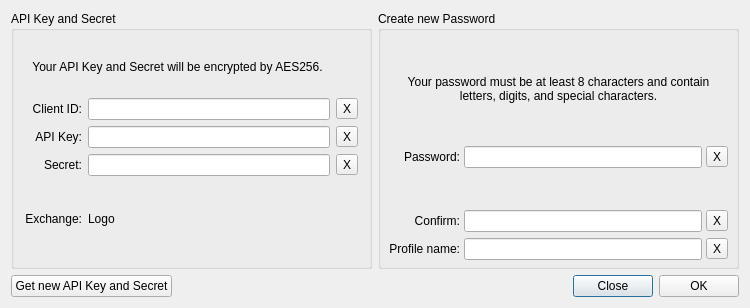
<?xml version="1.0" encoding="UTF-8"?>
<ui version="4.0">
 <class>NewPasswordDialog</class>
 <widget class="QDialog" name="NewPasswordDialog">
  <property name="geometry">
   <rect>
    <x>0</x>
    <y>0</y>
    <width>750</width>
    <height>308</height>
   </rect>
  </property>
  <property name="sizePolicy">
   <sizepolicy hsizetype="Preferred" vsizetype="Maximum">
    <horstretch>0</horstretch>
    <verstretch>0</verstretch>
   </sizepolicy>
  </property>
  <property name="minimumSize">
   <size>
    <width>670</width>
    <height>200</height>
   </size>
  </property>
  <property name="windowTitle">
   <string>TidexTrader</string>
  </property>
  <layout class="QGridLayout" name="gridLayout_4">
   <item row="0" column="0">
    <widget class="QGroupBox" name="groupBoxApiKeyAndSecret">
     <property name="enabled">
      <bool>true</bool>
     </property>
     <property name="sizePolicy">
      <sizepolicy hsizetype="Expanding" vsizetype="Preferred">
       <horstretch>0</horstretch>
       <verstretch>0</verstretch>
      </sizepolicy>
     </property>
     <property name="minimumSize">
      <size>
       <width>320</width>
       <height>0</height>
      </size>
     </property>
     <property name="accessibleName">
      <string>TR00097</string>
     </property>
     <property name="title">
      <string>API Key and Secret</string>
     </property>
     <layout class="QGridLayout" name="gridLayout_2">
      <item row="2" column="0">
       <widget class="QLabel" name="label_2">
        <property name="sizePolicy">
         <sizepolicy hsizetype="Preferred" vsizetype="Preferred">
          <horstretch>0</horstretch>
          <verstretch>0</verstretch>
         </sizepolicy>
        </property>
        <property name="accessibleName">
         <string>TR00101</string>
        </property>
        <property name="text">
         <string>API Key:</string>
        </property>
        <property name="alignment">
         <set>Qt::AlignRight|Qt::AlignTrailing|Qt::AlignVCenter</set>
        </property>
        <property name="buddy">
         <cstring>restKeyLine</cstring>
        </property>
       </widget>
      </item>
      <item row="3" column="1">
       <widget class="QLineEdit" name="restSignLine">
        <property name="echoMode">
         <enum>QLineEdit::Password</enum>
        </property>
       </widget>
      </item>
      <item row="0" column="0" colspan="2">
       <widget class="QLabel" name="label_4">
        <property name="sizePolicy">
         <sizepolicy hsizetype="Expanding" vsizetype="Maximum">
          <horstretch>0</horstretch>
          <verstretch>0</verstretch>
         </sizepolicy>
        </property>
        <property name="minimumSize">
         <size>
          <width>0</width>
          <height>50</height>
         </size>
        </property>
        <property name="accessibleName">
         <string>TR00111</string>
        </property>
        <property name="text">
         <string>Your API Key and Secret will be encrypted by AES256.</string>
        </property>
        <property name="alignment">
         <set>Qt::AlignCenter</set>
        </property>
        <property name="wordWrap">
         <bool>true</bool>
        </property>
        <property name="buddy">
         <cstring>restKeyLine</cstring>
        </property>
       </widget>
      </item>
      <item row="2" column="2">
       <widget class="QToolButton" name="clearRestKey">
        <property name="text">
         <string>X</string>
        </property>
       </widget>
      </item>
      <item row="3" column="0">
       <widget class="QLabel" name="label_3">
        <property name="sizePolicy">
         <sizepolicy hsizetype="Preferred" vsizetype="Preferred">
          <horstretch>0</horstretch>
          <verstretch>0</verstretch>
         </sizepolicy>
        </property>
        <property name="accessibleName">
         <string>TR00102</string>
        </property>
        <property name="text">
         <string>Secret:</string>
        </property>
        <property name="alignment">
         <set>Qt::AlignRight|Qt::AlignTrailing|Qt::AlignVCenter</set>
        </property>
        <property name="buddy">
         <cstring>restSignLine</cstring>
        </property>
       </widget>
      </item>
      <item row="2" column="1">
       <widget class="QLineEdit" name="restKeyLine">
        <property name="echoMode">
         <enum>QLineEdit::Password</enum>
        </property>
       </widget>
      </item>
      <item row="3" column="2">
       <widget class="QToolButton" name="clearRestSign">
        <property name="text">
         <string>X</string>
        </property>
       </widget>
      </item>
      <item row="1" column="0">
       <widget class="QLabel" name="labelClientID">
        <property name="sizePolicy">
         <sizepolicy hsizetype="Preferred" vsizetype="Preferred">
          <horstretch>0</horstretch>
          <verstretch>0</verstretch>
         </sizepolicy>
        </property>
        <property name="accessibleName">
         <string>CLIENT_ID</string>
        </property>
        <property name="text">
         <string>Client ID:</string>
        </property>
        <property name="alignment">
         <set>Qt::AlignRight|Qt::AlignTrailing|Qt::AlignVCenter</set>
        </property>
        <property name="buddy">
         <cstring>restKeyLine</cstring>
        </property>
       </widget>
      </item>
      <item row="1" column="2">
       <widget class="QToolButton" name="clearClientIdLine">
        <property name="text">
         <string>X</string>
        </property>
       </widget>
      </item>
      <item row="4" column="0">
       <widget class="QLabel" name="exchangeLabel">
        <property name="sizePolicy">
         <sizepolicy hsizetype="Preferred" vsizetype="Preferred">
          <horstretch>0</horstretch>
          <verstretch>0</verstretch>
         </sizepolicy>
        </property>
        <property name="accessibleName">
         <string>EXCHANGE</string>
        </property>
        <property name="text">
         <string>Exchange:</string>
        </property>
        <property name="alignment">
         <set>Qt::AlignRight|Qt::AlignTrailing|Qt::AlignVCenter</set>
        </property>
        <property name="buddy">
         <cstring>restSignLine</cstring>
        </property>
       </widget>
      </item>
      <item row="1" column="1">
       <widget class="QLineEdit" name="clientIdLine">
        <property name="maxLength">
         <number>20</number>
        </property>
        <property name="echoMode">
         <enum>QLineEdit::Normal</enum>
        </property>
       </widget>
      </item>
      <item row="4" column="1">
       <widget class="QLabel" name="exchangeLogoLabel">
        <property name="text">
         <string>Logo</string>
        </property>
       </widget>
      </item>
     </layout>
    </widget>
   </item>
   <item row="0" column="1">
    <widget class="QGroupBox" name="groupBox">
     <property name="sizePolicy">
      <sizepolicy hsizetype="Expanding" vsizetype="Preferred">
       <horstretch>0</horstretch>
       <verstretch>0</verstretch>
      </sizepolicy>
     </property>
     <property name="minimumSize">
      <size>
       <width>320</width>
       <height>0</height>
      </size>
     </property>
     <property name="accessibleName">
      <string>TR00098</string>
     </property>
     <property name="title">
      <string>Create new Password</string>
     </property>
     <layout class="QGridLayout" name="gridLayout">
      <property name="leftMargin">
       <number>8</number>
      </property>
      <property name="topMargin">
       <number>6</number>
      </property>
      <property name="rightMargin">
       <number>8</number>
      </property>
      <property name="bottomMargin">
       <number>6</number>
      </property>
      <property name="horizontalSpacing">
       <number>4</number>
      </property>
      <property name="verticalSpacing">
       <number>6</number>
      </property>
      <item row="6" column="0">
       <widget class="QLabel" name="confirmLabel">
        <property name="accessibleName">
         <string>TR00104</string>
        </property>
        <property name="text">
         <string>Confirm:</string>
        </property>
        <property name="alignment">
         <set>Qt::AlignRight|Qt::AlignTrailing|Qt::AlignVCenter</set>
        </property>
        <property name="buddy">
         <cstring>confirmEdit</cstring>
        </property>
       </widget>
      </item>
      <item row="6" column="1">
       <widget class="QLineEdit" name="confirmEdit">
        <property name="echoMode">
         <enum>QLineEdit::Password</enum>
        </property>
       </widget>
      </item>
      <item row="2" column="0" colspan="3">
       <widget class="QLabel" name="label">
        <property name="sizePolicy">
         <sizepolicy hsizetype="Expanding" vsizetype="Expanding">
          <horstretch>0</horstretch>
          <verstretch>0</verstretch>
         </sizepolicy>
        </property>
        <property name="minimumSize">
         <size>
          <width>0</width>
          <height>50</height>
         </size>
        </property>
        <property name="accessibleName">
         <string>TR00100</string>
        </property>
        <property name="text">
         <string>Your password must be at least 8 characters and contain letters, digits, and special characters.</string>
        </property>
        <property name="alignment">
         <set>Qt::AlignCenter</set>
        </property>
        <property name="wordWrap">
         <bool>true</bool>
        </property>
        <property name="buddy">
         <cstring>passwordEdit</cstring>
        </property>
       </widget>
      </item>
      <item row="3" column="2">
       <widget class="QToolButton" name="toolButton">
        <property name="text">
         <string>X</string>
        </property>
       </widget>
      </item>
      <item row="4" column="1">
       <layout class="QHBoxLayout" name="horizontalLayout">
        <property name="spacing">
         <number>4</number>
        </property>
        <item>
         <widget class="QLabel" name="bar1">
          <property name="sizePolicy">
           <sizepolicy hsizetype="Preferred" vsizetype="Fixed">
            <horstretch>0</horstretch>
            <verstretch>0</verstretch>
           </sizepolicy>
          </property>
          <property name="maximumSize">
           <size>
            <width>16777215</width>
            <height>10</height>
           </size>
          </property>
          <property name="text">
           <string/>
          </property>
         </widget>
        </item>
        <item>
         <widget class="QLabel" name="bar2">
          <property name="sizePolicy">
           <sizepolicy hsizetype="Preferred" vsizetype="Fixed">
            <horstretch>0</horstretch>
            <verstretch>0</verstretch>
           </sizepolicy>
          </property>
          <property name="maximumSize">
           <size>
            <width>16777215</width>
            <height>10</height>
           </size>
          </property>
          <property name="text">
           <string/>
          </property>
         </widget>
        </item>
        <item>
         <widget class="QLabel" name="bar3">
          <property name="sizePolicy">
           <sizepolicy hsizetype="Preferred" vsizetype="Fixed">
            <horstretch>0</horstretch>
            <verstretch>0</verstretch>
           </sizepolicy>
          </property>
          <property name="maximumSize">
           <size>
            <width>16777215</width>
            <height>10</height>
           </size>
          </property>
          <property name="text">
           <string/>
          </property>
         </widget>
        </item>
       </layout>
      </item>
      <item row="7" column="2">
       <widget class="QToolButton" name="toolButton_3">
        <property name="text">
         <string>X</string>
        </property>
       </widget>
      </item>
      <item row="3" column="0">
       <widget class="QLabel" name="labelPassword">
        <property name="accessibleName">
         <string>TR00103</string>
        </property>
        <property name="text">
         <string>Password:</string>
        </property>
        <property name="alignment">
         <set>Qt::AlignRight|Qt::AlignTrailing|Qt::AlignVCenter</set>
        </property>
        <property name="buddy">
         <cstring>passwordEdit</cstring>
        </property>
       </widget>
      </item>
      <item row="3" column="1">
       <widget class="QLineEdit" name="passwordEdit">
        <property name="echoMode">
         <enum>QLineEdit::Password</enum>
        </property>
       </widget>
      </item>
      <item row="7" column="1">
       <widget class="QLineEdit" name="profileNameEdit">
        <property name="text">
         <string/>
        </property>
        <property name="echoMode">
         <enum>QLineEdit::Normal</enum>
        </property>
       </widget>
      </item>
      <item row="6" column="2">
       <widget class="QToolButton" name="toolButton_2">
        <property name="text">
         <string>X</string>
        </property>
       </widget>
      </item>
      <item row="7" column="0">
       <widget class="QLabel" name="labelPassword_2">
        <property name="accessibleName">
         <string>TR00105</string>
        </property>
        <property name="text">
         <string>Profile name:</string>
        </property>
        <property name="alignment">
         <set>Qt::AlignRight|Qt::AlignTrailing|Qt::AlignVCenter</set>
        </property>
        <property name="buddy">
         <cstring>profileNameEdit</cstring>
        </property>
       </widget>
      </item>
      <item row="5" column="0" colspan="3">
       <widget class="QLabel" name="label_difficulty">
        <property name="sizePolicy">
         <sizepolicy hsizetype="Preferred" vsizetype="Minimum">
          <horstretch>0</horstretch>
          <verstretch>0</verstretch>
         </sizepolicy>
        </property>
        <property name="text">
         <string/>
        </property>
        <property name="alignment">
         <set>Qt::AlignCenter</set>
        </property>
       </widget>
      </item>
     </layout>
    </widget>
   </item>
   <item row="2" column="0" colspan="2">
    <layout class="QGridLayout" name="gridLayout_3">
     <property name="verticalSpacing">
      <number>0</number>
     </property>
     <item row="0" column="2">
      <widget class="QPushButton" name="buttonExit">
       <property name="sizePolicy">
        <sizepolicy hsizetype="Preferred" vsizetype="Fixed">
         <horstretch>0</horstretch>
         <verstretch>0</verstretch>
        </sizepolicy>
       </property>
       <property name="accessibleName">
        <string>TRCLOSE</string>
       </property>
       <property name="text">
        <string>Close</string>
       </property>
      </widget>
     </item>
     <item row="0" column="3">
      <widget class="QPushButton" name="okButton">
       <property name="sizePolicy">
        <sizepolicy hsizetype="Preferred" vsizetype="Fixed">
         <horstretch>0</horstretch>
         <verstretch>0</verstretch>
        </sizepolicy>
       </property>
       <property name="accessibleName">
        <string>OK</string>
       </property>
       <property name="text">
        <string>OK</string>
       </property>
      </widget>
     </item>
     <item row="0" column="1">
      <spacer name="horizontalSpacer">
       <property name="orientation">
        <enum>Qt::Horizontal</enum>
       </property>
       <property name="sizeHint" stdset="0">
        <size>
         <width>40</width>
         <height>20</height>
        </size>
       </property>
      </spacer>
     </item>
     <item row="0" column="0">
      <widget class="QPushButton" name="getApiKeySecretButton">
       <property name="accessibleName">
        <string>TR00107</string>
       </property>
       <property name="text">
        <string>Get new API Key and Secret</string>
       </property>
      </widget>
     </item>
    </layout>
   </item>
  </layout>
 </widget>
 <layoutdefault spacing="6" margin="11"/>
 <tabstops>
  <tabstop>clientIdLine</tabstop>
  <tabstop>restKeyLine</tabstop>
  <tabstop>restSignLine</tabstop>
  <tabstop>passwordEdit</tabstop>
  <tabstop>confirmEdit</tabstop>
  <tabstop>profileNameEdit</tabstop>
  <tabstop>okButton</tabstop>
  <tabstop>buttonExit</tabstop>
  <tabstop>getApiKeySecretButton</tabstop>
  <tabstop>clearClientIdLine</tabstop>
  <tabstop>clearRestKey</tabstop>
  <tabstop>clearRestSign</tabstop>
  <tabstop>toolButton</tabstop>
  <tabstop>toolButton_2</tabstop>
  <tabstop>toolButton_3</tabstop>
 </tabstops>
 <resources/>
 <connections>
  <connection>
   <sender>buttonExit</sender>
   <signal>clicked()</signal>
   <receiver>NewPasswordDialog</receiver>
   <slot>reject()</slot>
   <hints>
    <hint type="sourcelabel">
     <x>578</x>
     <y>213</y>
    </hint>
    <hint type="destinationlabel">
     <x>281</x>
     <y>176</y>
    </hint>
   </hints>
  </connection>
  <connection>
   <sender>toolButton</sender>
   <signal>clicked()</signal>
   <receiver>passwordEdit</receiver>
   <slot>clear()</slot>
   <hints>
    <hint type="sourcelabel">
     <x>647</x>
     <y>98</y>
    </hint>
    <hint type="destinationlabel">
     <x>614</x>
     <y>98</y>
    </hint>
   </hints>
  </connection>
  <connection>
   <sender>toolButton_2</sender>
   <signal>clicked()</signal>
   <receiver>confirmEdit</receiver>
   <slot>clear()</slot>
   <hints>
    <hint type="sourcelabel">
     <x>647</x>
     <y>130</y>
    </hint>
    <hint type="destinationlabel">
     <x>614</x>
     <y>130</y>
    </hint>
   </hints>
  </connection>
  <connection>
   <sender>passwordEdit</sender>
   <signal>returnPressed()</signal>
   <receiver>confirmEdit</receiver>
   <slot>setFocus()</slot>
   <hints>
    <hint type="sourcelabel">
     <x>614</x>
     <y>98</y>
    </hint>
    <hint type="destinationlabel">
     <x>614</x>
     <y>130</y>
    </hint>
   </hints>
  </connection>
  <connection>
   <sender>passwordEdit</sender>
   <signal>textChanged(QString)</signal>
   <receiver>NewPasswordDialog</receiver>
   <slot>checkToEnableButton()</slot>
   <hints>
    <hint type="sourcelabel">
     <x>614</x>
     <y>98</y>
    </hint>
    <hint type="destinationlabel">
     <x>0</x>
     <y>53</y>
    </hint>
   </hints>
  </connection>
  <connection>
   <sender>confirmEdit</sender>
   <signal>textChanged(QString)</signal>
   <receiver>NewPasswordDialog</receiver>
   <slot>checkToEnableButton()</slot>
   <hints>
    <hint type="sourcelabel">
     <x>614</x>
     <y>130</y>
    </hint>
    <hint type="destinationlabel">
     <x>0</x>
     <y>127</y>
    </hint>
   </hints>
  </connection>
  <connection>
   <sender>clearRestKey</sender>
   <signal>clicked()</signal>
   <receiver>restKeyLine</receiver>
   <slot>clear()</slot>
   <hints>
    <hint type="sourcelabel">
     <x>321</x>
     <y>110</y>
    </hint>
    <hint type="destinationlabel">
     <x>296</x>
     <y>111</y>
    </hint>
   </hints>
  </connection>
  <connection>
   <sender>clearRestSign</sender>
   <signal>clicked()</signal>
   <receiver>restSignLine</receiver>
   <slot>clear()</slot>
   <hints>
    <hint type="sourcelabel">
     <x>321</x>
     <y>144</y>
    </hint>
    <hint type="destinationlabel">
     <x>296</x>
     <y>139</y>
    </hint>
   </hints>
  </connection>
  <connection>
   <sender>restKeyLine</sender>
   <signal>textChanged(QString)</signal>
   <receiver>NewPasswordDialog</receiver>
   <slot>checkToEnableButton()</slot>
   <hints>
    <hint type="sourcelabel">
     <x>265</x>
     <y>111</y>
    </hint>
    <hint type="destinationlabel">
     <x>669</x>
     <y>64</y>
    </hint>
   </hints>
  </connection>
  <connection>
   <sender>restSignLine</sender>
   <signal>textChanged(QString)</signal>
   <receiver>NewPasswordDialog</receiver>
   <slot>checkToEnableButton()</slot>
   <hints>
    <hint type="sourcelabel">
     <x>285</x>
     <y>145</y>
    </hint>
    <hint type="destinationlabel">
     <x>669</x>
     <y>109</y>
    </hint>
   </hints>
  </connection>
  <connection>
   <sender>confirmEdit</sender>
   <signal>returnPressed()</signal>
   <receiver>profileNameEdit</receiver>
   <slot>setFocus()</slot>
   <hints>
    <hint type="sourcelabel">
     <x>620</x>
     <y>142</y>
    </hint>
    <hint type="destinationlabel">
     <x>525</x>
     <y>160</y>
    </hint>
   </hints>
  </connection>
  <connection>
   <sender>restKeyLine</sender>
   <signal>returnPressed()</signal>
   <receiver>restSignLine</receiver>
   <slot>setFocus()</slot>
   <hints>
    <hint type="sourcelabel">
     <x>234</x>
     <y>111</y>
    </hint>
    <hint type="destinationlabel">
     <x>232</x>
     <y>139</y>
    </hint>
   </hints>
  </connection>
  <connection>
   <sender>restSignLine</sender>
   <signal>returnPressed()</signal>
   <receiver>okButton</receiver>
   <slot>setFocus()</slot>
   <hints>
    <hint type="sourcelabel">
     <x>200</x>
     <y>145</y>
    </hint>
    <hint type="destinationlabel">
     <x>659</x>
     <y>213</y>
    </hint>
   </hints>
  </connection>
  <connection>
   <sender>getApiKeySecretButton</sender>
   <signal>clicked()</signal>
   <receiver>NewPasswordDialog</receiver>
   <slot>getApiKeySecretButton()</slot>
   <hints>
    <hint type="sourcelabel">
     <x>110</x>
     <y>213</y>
    </hint>
    <hint type="destinationlabel">
     <x>87</x>
     <y>193</y>
    </hint>
   </hints>
  </connection>
  <connection>
   <sender>toolButton_3</sender>
   <signal>clicked()</signal>
   <receiver>profileNameEdit</receiver>
   <slot>clear()</slot>
   <hints>
    <hint type="sourcelabel">
     <x>641</x>
     <y>161</y>
    </hint>
    <hint type="destinationlabel">
     <x>589</x>
     <y>163</y>
    </hint>
   </hints>
  </connection>
  <connection>
   <sender>profileNameEdit</sender>
   <signal>returnPressed()</signal>
   <receiver>restKeyLine</receiver>
   <slot>setFocus()</slot>
   <hints>
    <hint type="sourcelabel">
     <x>486</x>
     <y>164</y>
    </hint>
    <hint type="destinationlabel">
     <x>296</x>
     <y>111</y>
    </hint>
   </hints>
  </connection>
  <connection>
   <sender>profileNameEdit</sender>
   <signal>textChanged(QString)</signal>
   <receiver>NewPasswordDialog</receiver>
   <slot>checkToEnableButton()</slot>
   <hints>
    <hint type="sourcelabel">
     <x>458</x>
     <y>163</y>
    </hint>
    <hint type="destinationlabel">
     <x>389</x>
     <y>228</y>
    </hint>
   </hints>
  </connection>
  <connection>
   <sender>okButton</sender>
   <signal>clicked()</signal>
   <receiver>NewPasswordDialog</receiver>
   <slot>okPressed()</slot>
   <hints>
    <hint type="sourcelabel">
     <x>640</x>
     <y>205</y>
    </hint>
    <hint type="destinationlabel">
     <x>669</x>
     <y>228</y>
    </hint>
   </hints>
  </connection>
  <connection>
   <sender>clearClientIdLine</sender>
   <signal>clicked()</signal>
   <receiver>clientIdLine</receiver>
   <slot>clear()</slot>
   <hints>
    <hint type="sourcelabel">
     <x>303</x>
     <y>82</y>
    </hint>
    <hint type="destinationlabel">
     <x>263</x>
     <y>79</y>
    </hint>
   </hints>
  </connection>
 </connections>
 <slots>
  <slot>checkToEnableButton()</slot>
  <slot>getApiKeySecretButton()</slot>
  <slot>exchangeChanged(QString)</slot>
  <slot>okPressed()</slot>
 </slots>
</ui>
